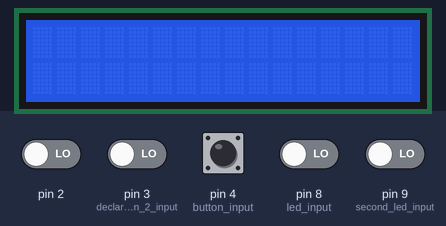
This sketch was run on a simulated Arduino Uno, built with avr-gcc and run on an emulated ATmega328P. Shown: 16×2 character LCD. Inputs (shaded band) come from the test bench; at power-on: pin 2, pin 3 (declare_button_2_input), pin 4 (button_input), pin 8 (led_input), pin 9 (second_led_input) LOW.

Above: at 1.2 s.
1.3 s: pin 4 (button_input) pulled HIGH for 0.15 s
At 2.1 s:
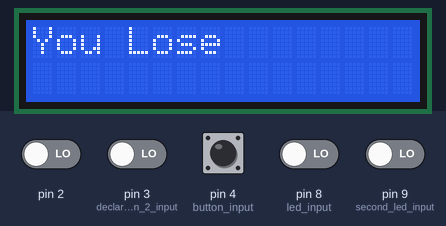
4.3 s: pin 2 driven HIGH
At 5.4 s:
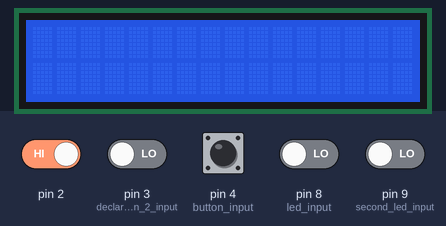
5.8 s: pin 4 (button_input) pulled HIGH for 1 s
At 8.3 s:
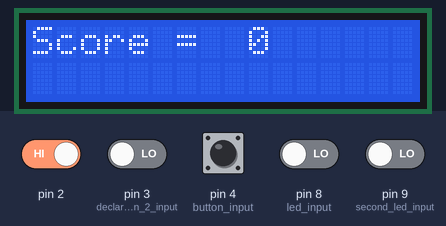
8.8 s: pin 2 driven LOW and pin 3 (declare_button_2_input) driven HIGH and pin 4 (button_input) driven HIGH and pin 8 (led_input) driven HIGH and pin 9 (second_led_input) driven HIGH
At 10.0 s:
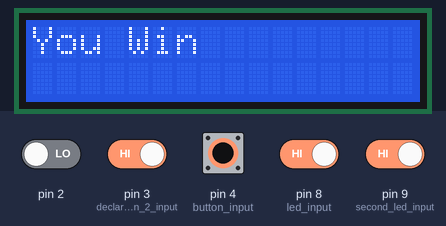
11.8 s: pin 3 (declare_button_2_input) driven LOW
At 12.7 s:
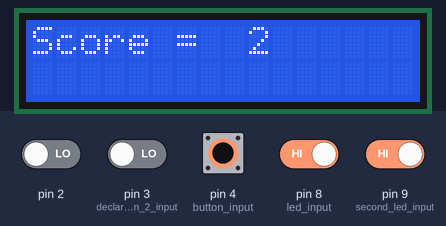
Timing chart, 0 to 14.3 s (numbered marks = the images above; inputs shaded):
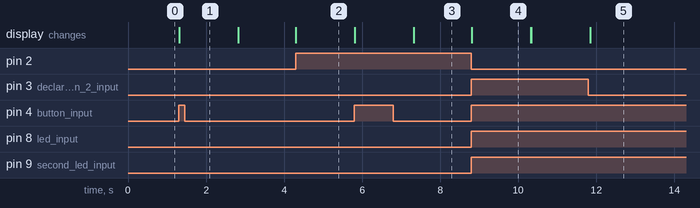

The sketch:

lcd_or.ino
```cpp
int Loop = 0;//loop for keeping code separate
int Score = 0;//game score
#include <LiquidCrystal_I2C.h> //display library

#include <Wire.h>//arduino i2c library

LiquidCrystal_I2C lcd(0x27, 16, 2); // defining our i2c display

void setup() {
  // put your setup code here, to run once:
  lcd.init();//initiate lcd
  lcd.backlight();//turn on backlight
  pinMode(4, INPUT); //button input
  pinMode(8, INPUT); //led input
  pinMode(3, INPUT);//declare button 2 input
  pinMode(9, INPUT);//second led input
  Serial.begin(9600);
  attachInterrupt(0, testing, RISING);//interrupt for switching button so it does not activate any other things
}

void loop() {
  // put your main code here, to run repeatedly:
  if (Loop == 5)//quick delay while game is switching
  {
    lcd.clear();//clear lcd if anything is on it
    delay(100);//wait 1/10 of a second
    lcd.clear();//clear lcd if anything is on it
    Loop = 0;//set loop integer to 0
  }
  if (Loop == 0)//if loop integer is 0
  {
    if (digitalRead(4) == HIGH) //if button is pressed
    {
      Loop++;//set loop integer to 1
    }
  }
  if (Loop == 1)//if loop integer is 1
  {

    if (digitalRead(8) == HIGH || digitalRead(9) == HIGH) //is led in pin 8 on or led in pin 9 on
    {
      lcd.setCursor(0, 0);//set lcd to first line of lcd
      lcd.print("You Win"); //print You Win
      Score++;//set score to one more than it was before
      delay(1500);//delay 1 and a half seconds
      lcd.clear();//clear lcd if anything is on it
      lcd.setCursor(0, 0);//set lcd to first line of lcd
      lcd.print("Score = "); //print Score =
      lcd.setCursor(9, 0);//set lcd to after equal sign
      lcd.print(Score);//out score number
    }
    else if (digitalRead(8) == LOW && digitalRead(9) == LOW) // if both leds in pin 8 and pin 9 are off (they will never both be on)
    {

      lcd.setCursor(0, 0);//set lcd to first line of lcd
      lcd.print("You Lose"); //print You Lose
      delay(1500);//wait 1 and a half seconds
      lcd.clear();//clear lcd if anything is on it
      lcd.setCursor(0, 0);//set lcd to first line of lcd
      lcd.print("Score = "); //print Score =
      lcd.setCursor(9, 0);//set lcd to after equal sign
      Score = 0;//set score to 0
      lcd.print(Score);//print score number
    }
    Loop ++;//set integer loop up one
  }

  if (Loop == 2)//if integer loop is two
  {

    if (digitalRead(3) == HIGH)//if button in pin 3 is pressed
    {
      lcd.clear();//clear lcd if anything is on it
      Loop = 0;//set integer loop to 0
    }
    else//if not
    {
      Loop = 2;//keep loop at two - stop from exiting program
    }
  }
}

void testing()//interrupt for switching button
{
  Loop = 5;//set integer loop to 5
}
```

Measured:
- after the input at 1.3 s, the display: changes at once (image 1)
- after the input at 4.3 s, the display: changes at once (image 2)
- after the input at 5.8 s, the display: first changes at once (image 3 shows a later state)
- after the input at 8.8 s, the display: first changes at once (image 4 shows a later state)
- after the input at 11.8 s, the display: changes after 0.05 s (image 5)
- what the display in image 4 shows lasts 1.5 s, from 8.8 s to 10.3 s
